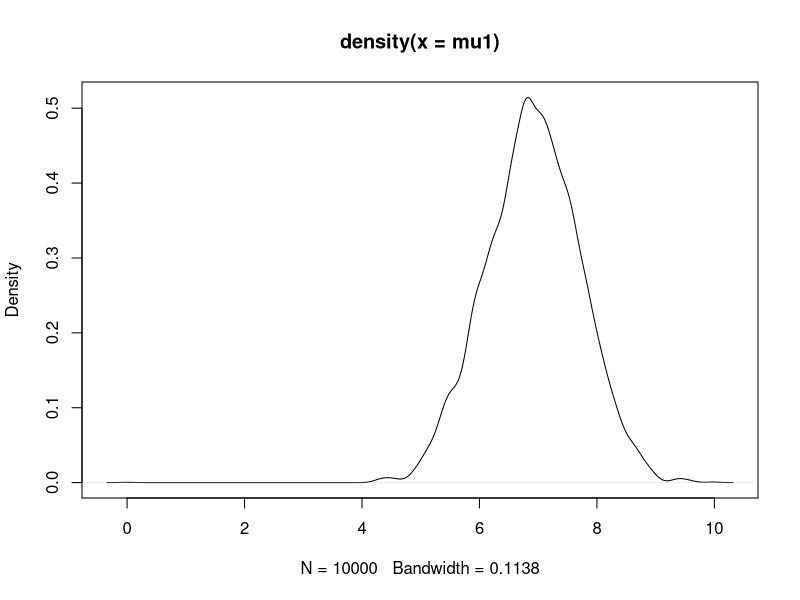
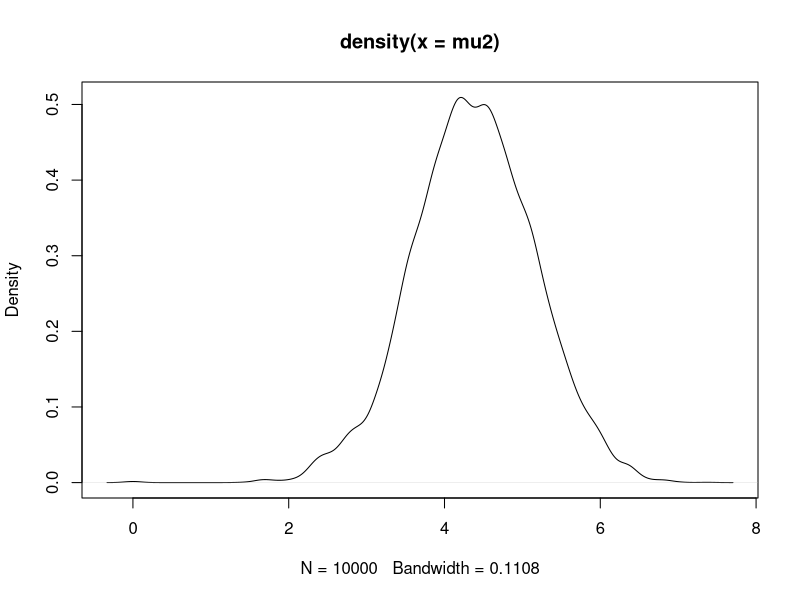
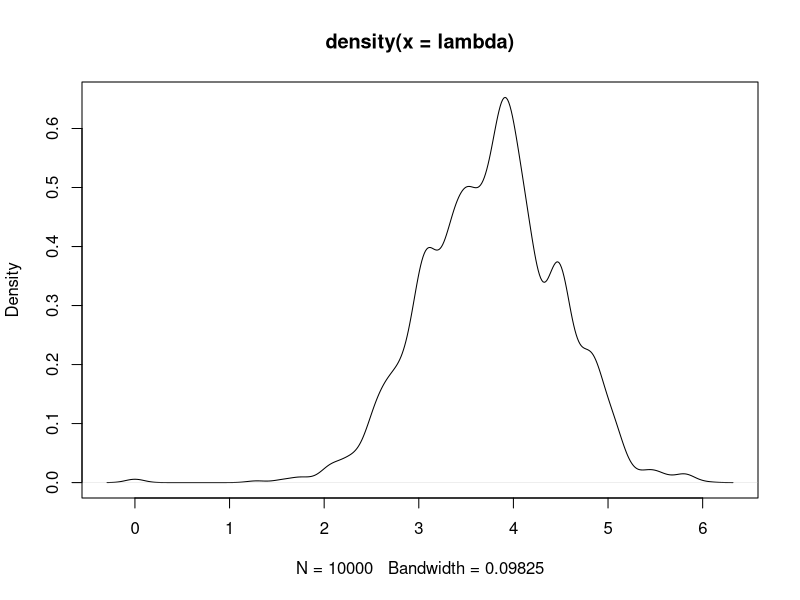

Here is the R script that generated these plots, in order:
BB <- 10^4
x1 = 10
x2 = 5
prop_lambda = function(mu1, mu2)
  rnorm(1, mean = 1/3*(mu1+mu2), sd = sqrt(1/3))
prop_mu1 = function(lambda)
  rnorm(1, mean = 0.5*(lambda+x1), sd = sqrt(1/2))
prop_mu2 = function(lambda)
  rnorm(1, mean = 0.5*(lambda+x2), sd = sqrt(1/2))

mu1 <- rep(NA, BB)
mu2 <- rep(NA, BB)
lambda <- rep(NA, BB)
mu1[1] = 0
mu2[1] = 0
lambda[1] = 0

for(ii in 2:BB)
{
  d <- round(runif(1, 0, 3))
  lambda[ii] <- ifelse(d == 0,
                       prop_lambda(mu1[ii-1], mu2[ii-1]),
                       lambda[ii-1])
  mu1[ii] <- ifelse(d == 1,
                    prop_mu1(lambda[ii-1]),
                    mu1[ii-1])
  mu2[ii] <- ifelse(d == 2,
                    prop_mu2(lambda[ii-1]),
                    mu2[ii-1])
}

plot(density(mu1))
plot(density(mu2))
plot(density(lambda))
